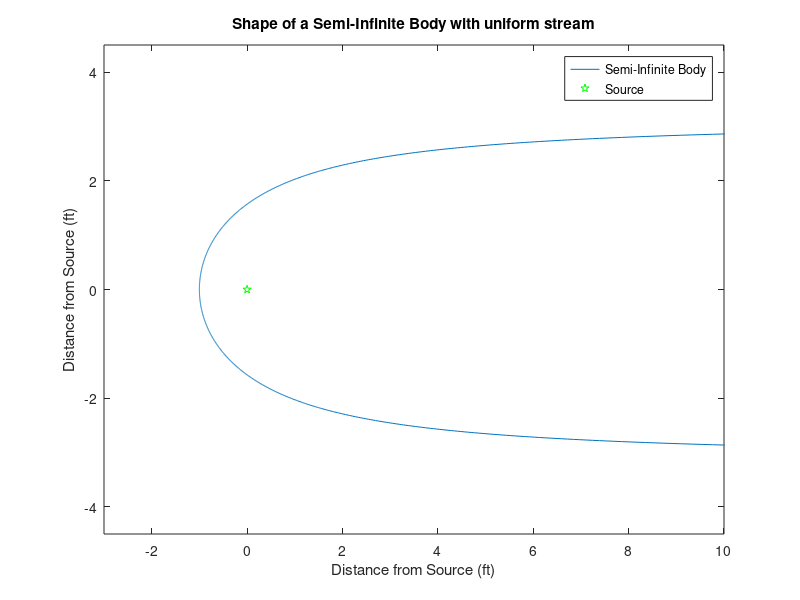
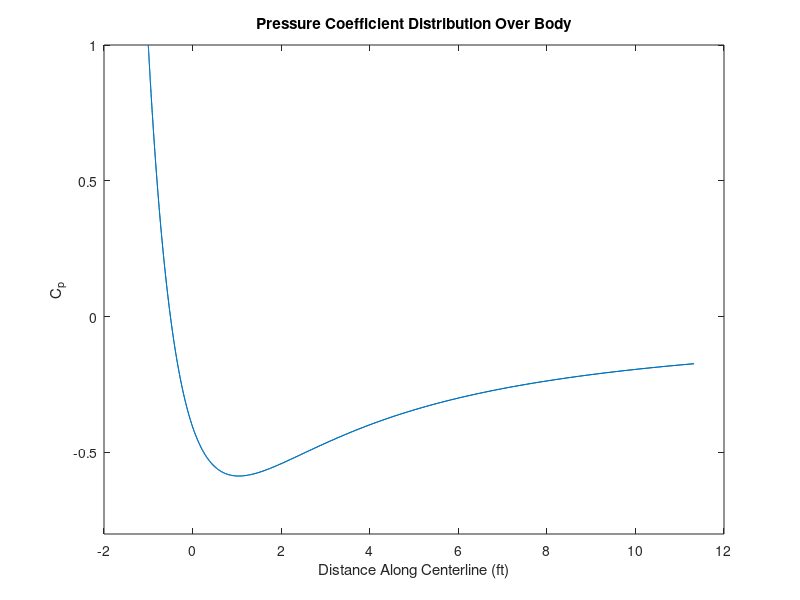

The MATLAB source for these figures, in order:
clc
clear all
close all

N = 1000;
theta = linspace(0.25,2*pi - 0.25,N);
inf_values = find(theta == pi);
theta(inf_values) = pi + 0.001;
r = (pi - theta)./(sin(theta));

% Convert to cartesian
x = r.*cos(theta);
y = r.*sin(theta);

plot(x,y)
hold on
plot(0,0,'gp')
xlim([-3 10]);
ylim([-4.5 4.5]);
title('Shape of a Semi-Infinite Body with uniform stream')
xlabel('Distance from Source (ft)')
ylabel('Distance from Source (ft)')
legend('Semi-Infinite Body','Source')
hold off

Cp = -(2./r).*cos(theta) - (1./(r.^2));
figure
plot(x,Cp)
xlabel('Distance Along Centerline (ft)')
ylabel('C_p')
title('Pressure Coefficient Distribution Over Body')
ylim([-0.8 1])
